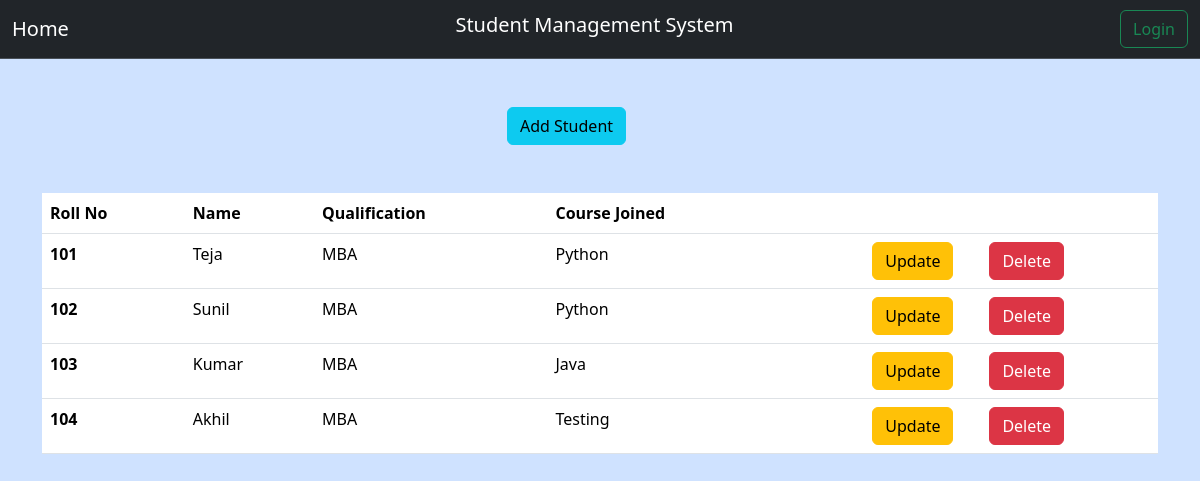
The app's page /std_mgmt_sys with its own data.
### crudapp/models.py (models this page shows)
class students(models.Model):
    Roll_no = models.IntegerField()
    Name = models.CharField(max_length=20)
    Qualification = models.CharField(max_length=20)
    Course_joined = models.CharField(max_length=20)

### crudapp/views.py (the view)
# urls.py: path('std_mgmt_sys', views.sms, name='sms'),
def sms(request):
        student = students.objects.all()
        return render(request, 'sms.html', {'students':student})

### templates/sms.html (shortened to what this page needs)
{% extends 'base.html' %}
{% block content %}
<div class="container mt-5">
  <button type="button" class="btn btn-info offset-5" data-bs-toggle="modal" data-bs-target="#exampleModal">Add Student</button>
</div>
<div class="container mt-5">
    <table class="table table-hover">
        <thead>
            <tr>
              <th scope="col">Roll No</th>
              <th scope="col">Name</th>
              <th scope="col">Qualification</th>
              <th scope="col">Course Joined</th>
              <th scope="col"></th>
              <th scope="col"></th>
            </tr>
        </thead>
        <tbody>
          {% for stud in students %}
            <tr>
              <th scope="row">{{stud.Roll_no}}</th>
              <td scope="row">{{stud.Name}}</td>
              <td scope="row">{{stud.Qualification}}</td>
              <td scope="row">{{stud.Course_joined}}</td>
              <td scope="row"><a href="/updateStudent/{{stud.id}}" type="button" class="btn btn-warning offset-5">Update</a></td>
              <td scope="row"><a href="/delStudent/{{stud.id}}" type="button" class="btn btn-danger">Delete</a></td>
            </tr>
          {% endfor %}
        </tbody>
    </table>
</div>
{% endblock %}

### templates/base.html (shortened to what this page needs)
<!DOCTYPE html>
<html lang="en">
<head>
    <link href="https://cdn.jsdelivr.net/npm/bootstrap@5.3.1/dist/css/bootstrap.min.css" rel="stylesheet">
</head>
<body class="bg-primary-subtle">
    {% if request.path != '/register' and request.path != '/login' %}
        {% include 'navbar.html' %}
    {% endif %}
    {% block content %}
    {% endblock %}
</body>
</html>

### templates/navbar.html (shortened to what this page needs)
<nav class="navbar navbar-expand-lg bg-dark border-bottom border-body" data-bs-theme="dark">
    <div class="container-fluid">
      <a class="navbar-brand" href="{% url 'home' %}">Home</a>
      {% if user.is_authenticated %}
      <a class="navbar-brand text-center" href="{% url 'sms' %}"><h5>Student Management System</h5></a>
      {% else %}
      <a class="navbar-brand text-center" href="{% url 'login' %}"><h5>Student Management System</h5></a>
      {% endif %}
        <form class="d-flex" role="search">
          {% if user.is_authenticated %}
            <button class="btn btn-outline-danger" type="submit">
              <a class="nav-link" href="{% url 'logout' %}">Logout</a>
            </button>
          {% else %}
            <button class="btn btn-outline-success" type="submit">
              <a class="nav-link" href="{% url 'login' %}">Login</a>
            </button>
          {% endif %}
        </form>
      </div>
  </nav>

### records on screen
students: Roll_no "101", Name "Teja", Qualification "MBA", Course_joined "Python"
students: Roll_no "102", Name "Sunil", Qualification "MBA", Course_joined "Python"
students: Roll_no "103", Name "Kumar", Qualification "MBA", Course_joined "Java"
students: Roll_no "104", Name "Akhil", Qualification "MBA", Course_joined "Testing"
